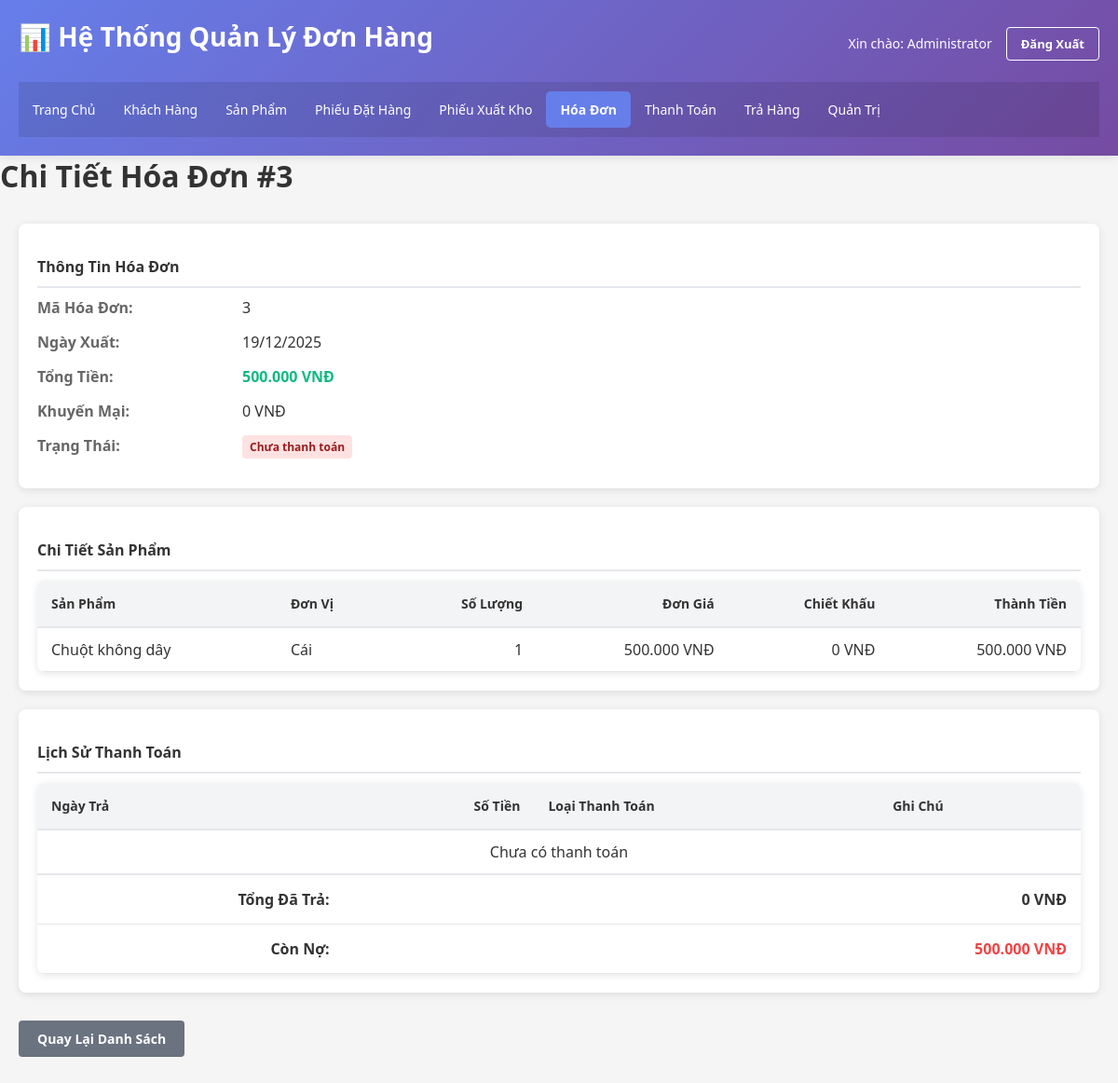
The page /hoa_don/detail.php?id=3 (signed in) on the database its author committed.
### tables this page shows
CREATE TABLE `hoa_don` (
  `ma_hoa_don` int(11) NOT NULL,
  `ma_phieu_dat_hang` int(11) NOT NULL,
  `ma_phieu_xuat_kho` int(11) DEFAULT NULL,
  `ngay_xuat_hd` date NOT NULL,
  `tong_tien` decimal(15,2) DEFAULT 0.00,
  `khuyen_mai_tong` decimal(15,2) DEFAULT 0.00,
  `trang_thai` enum('Chưa thanh toán','Đã thanh toán','Công nợ') DEFAULT 'Chưa thanh toán'
);

CREATE TABLE `chi_tiet_hoa_don` (
  `ma_chi_tiet` int(11) NOT NULL,
  `ma_hoa_don` int(11) NOT NULL,
  `ma_san_pham` int(11) NOT NULL,
  `so_luong` int(11) NOT NULL,
  `don_gia` decimal(15,2) NOT NULL,
  `chiet_khau` decimal(15,2) DEFAULT 0.00,
  `thanh_tien` decimal(15,2) GENERATED ALWAYS AS (`so_luong` * `don_gia` - `chiet_khau`) STORED
);

CREATE TABLE `san_pham` (
  `ma_san_pham` int(11) NOT NULL,
  `ten_san_pham` varchar(255) NOT NULL,
  `ma_loai_san_pham` int(11) DEFAULT NULL,
  `gia_ban` decimal(15,2) NOT NULL,
  `don_vi` varchar(50) DEFAULT 'Cái',
  `mo_ta` text DEFAULT NULL,
  `ngay_tao` datetime DEFAULT current_timestamp()
);

### config.php (called while the page is built, shortened)
<?php
function formatMoney($amount) {
    return number_format($amount, 0, ',', '.');
}
?>

### hoa_don/detail.php (the view, shortened to what this page needs)
<?php
include '../config.php';
$id = $_GET['id'] ?? 0;
$sql = "SELECT * FROM hoa_don WHERE ma_hoa_don = " . intval($id);
$result = $conn->query($sql);
$hoa_don = $result->fetch_assoc();
$sql_ct = "SELECT ct.*, sp.ten_san_pham, sp.don_vi
          FROM chi_tiet_hoa_don ct
          JOIN san_pham sp ON ct.ma_san_pham = sp.ma_san_pham
          WHERE ct.ma_hoa_don = " . intval($id);
$result_ct = $conn->query($sql_ct);
$sql_tt = "SELECT * FROM thanh_toan WHERE ma_hoa_don = " . intval($id) . " ORDER BY ngay_tra DESC";
$result_tt = $conn->query($sql_tt);
?>
<!DOCTYPE html>
<html lang="vi">
<head>
    <link rel="stylesheet" href="../../css/style.css">
</head>
<body>
    <div class="container">
        <?php include '../header.php'; ?>
        <h1>Chi Tiết Hóa Đơn #<?php echo $id; ?></h1>
        <main>
            <div class="detail-section">
                <h3>Thông Tin Hóa Đơn</h3>
                <div class="detail-row">
                    <label>Mã Hóa Đơn:</label>
                    <p><?php echo $hoa_don['ma_hoa_don']; ?></p>
                </div>
                <div class="detail-row">
                    <label>Ngày Xuất:</label>
                    <p><?php echo date('d/m/Y', strtotime($hoa_don['ngay_xuat_hd'])); ?></p>
                </div>
                <div class="detail-row">
                    <label>Tổng Tiền:</label>
                    <p style="font-weight: bold; color: #10b981; font-size: 16px;"><?php echo formatMoney($hoa_don['tong_tien']); ?> VNĐ</p>
                </div>
                <div class="detail-row">
                    <label>Khuyến Mại:</label>
                    <p><?php echo formatMoney($hoa_don['khuyen_mai_tong']); ?> VNĐ</p>
                </div>
                <div class="detail-row">
                    <label>Trạng Thái:</label>
                    <p><span class='status-<?php echo strtolower(str_replace(' ', '-', $hoa_don['trang_thai'])); ?>'><?php echo $hoa_don['trang_thai']; ?></span></p>
                </div>
            </div>
            <div class="detail-section">
                <h3>Chi Tiết Sản Phẩm</h3>
                <table class="table">
                    <thead>
                        <tr>
                            <th>Sản Phẩm</th>
                            <th>Đơn Vị</th>
                            <th style="text-align: right;">Số Lượng</th>
                            <th style="text-align: right;">Đơn Giá</th>
                            <th style="text-align: right;">Chiết Khấu</th>
                            <th style="text-align: right;">Thành Tiền</th>
                        </tr>
                    </thead>
                    <tbody>
                        <?php
                        while ($row = $result_ct->fetch_assoc()) {
                            echo "<tr>";
                            echo "<td>" . htmlspecialchars($row['ten_san_pham']) . "</td>";
                            echo "<td>" . htmlspecialchars($row['don_vi']) . "</td>";
                            echo "<td style='text-align: right;'>" . $row['so_luong'] . "</td>";
                            echo "<td style='text-align: right;'>" . formatMoney($row['don_gia']) . " VNĐ</td>";
                            echo "<td style='text-align: right;'>" . formatMoney($row['chiet_khau']) . " VNĐ</td>";
                            echo "<td style='text-align: right;'>" . formatMoney($row['thanh_tien']) . " VNĐ</td>";
                            echo "</tr>";
                        }
                        ?>
                    </tbody>
                </table>
            </div>
            <div class="detail-section">
                <h3>Lịch Sử Thanh Toán</h3>
                <table class="table">
                    <thead>
                        <tr>
                            <th>Ngày Trả</th>
                            <th style="text-align: right;">Số Tiền</th>
                            <th>Loại Thanh Toán</th>
                            <th>Ghi Chú</th>
                        </tr>
                    </thead>
                    <tbody>
                        <?php
                        $tong_da_tra = 0;
                        if ($result_tt->num_rows > 0) {
                            while ($row = $result_tt->fetch_assoc()) {
                                $tong_da_tra += $row['so_tien_tra'];
                                echo "<tr>";
                                echo "<td>" . date('d/m/Y', strtotime($row['ngay_tra'])) . "</td>";
                                echo "<td style='text-align: right;'>" . formatMoney($row['so_tien_tra']) . " VNĐ</td>";
                                echo "<td>" . $row['loai_thanh_toan'] . "</td>";
                                echo "<td>" . htmlspecialchars($row['ghi_chu'] ?? '') . "</td>";
                                echo "</tr>";
                            }
                        } else {
                            echo "<tr><td colspan='4' style='text-align: center;'>Chưa có thanh toán</td></tr>";
                        }
                        ?>
                    </tbody>
                    <tfoot>
                        <tr style="font-weight: bold; border-top: 2px solid #e5e7eb;">
                            <td colspan="1" style="text-align: right;">Tổng Đã Trả:</td>
                            <td style="text-align: right; padding: 15px;" colspan="3"><?php echo formatMoney($tong_da_tra); ?> VNĐ</td>
                        </tr>
                        <tr style="font-weight: bold;">
                            <td colspan="1" style="text-align: right;">Còn Nợ:</td>
                            <td style="text-align: right; padding: 15px; color: #ef4444;" colspan="3"><?php echo formatMoney($hoa_don['tong_tien'] - $tong_da_tra); ?> VNĐ</td>
                        </tr>
                    </tfoot>
                </table>
            </div>
            <div class="form-actions">
                <a href="list.php" class="btn-secondary">Quay Lại Danh Sách</a>
            </div>
        </main>
    </div>
</body>
</html>

### css/style.css (style rules this page uses)
* { margin: 0; padding: 0; box-sizing: border-box; }
body { font-family: 'Segoe UI', Tahoma, Geneva, Verdana, sans-serif; background-color: #f5f5f5; color: #333; }
.container { max-width: 1200px; margin: 0 auto; min-height: 100vh; display: flex; flex-direction: column; }
main { flex: 1; padding: 30px 20px; }
.table { width: 100%; border-collapse: collapse; background: white; box-shadow: 0 2px 8px rgba(0,0,0,0.1); border-radius: 8px; overflow: hidden; }
.table thead { background-color: #f3f4f6; border-bottom: 2px solid #e5e7eb; }
.table th { padding: 15px; text-align: left; font-weight: 600; color: #333; font-size: 14px; }
.table td { padding: 12px 15px; border-bottom: 1px solid #e5e7eb; }
.status-hủy, .status-chưa-thanh-toán { background-color: #fee2e2; color: #991b1b; padding: 4px 8px; border-radius: 4px; font-size: 12px; font-weight: 600; }
.form-actions { display: flex; gap: 10px; margin-top: 30px; }
.btn-primary, .btn-secondary, .btn-danger, .btn-warning, .btn-info, .btn-logout { padding: 10px 20px; border: none; border-radius: 4px; font-size: 14px; cursor: pointer; text-decoration: none; display: inline-block; transition: all 0.3s; font-weight: 600; }
.btn-secondary { background-color: #6b7280; color: white; }
.detail-section { background: white; padding: 20px; border-radius: 8px; box-shadow: 0 2px 8px rgba(0,0,0,0.1); margin-bottom: 20px; }
.detail-section h3 { margin: 15px 0 10px 0; font-size: 16px; border-bottom: 2px solid #e5e7eb; padding-bottom: 10px; }
.detail-row { display: grid; grid-template-columns: 200px 1fr; gap: 20px; margin-bottom: 15px; }
.detail-row label { font-weight: 600; color: #666; }
.detail-row p { color: #333; }

### rows shown on the page
hoa_don: ma_hoa_don "3", ngay_xuat_hd "19/12/2025", tong_tien "500.000", khuyen_mai_tong "0", trang_thai "Chưa thanh toán", formatMoney($hoa_don['tong_tien']-$tong_da_tra) "500.000"
chi_tiet_hoa_don: ma_san_pham.ten_san_pham "Chuột không dây", ma_san_pham.don_vi "Cái", so_luong "1", don_gia "500.000", chiet_khau "0", thanh_tien "500.000"

### other values the page prints
$_SESSION['user_name'] "Administrator"
$id "3"
formatMoney($tong_da_tra) "0"
